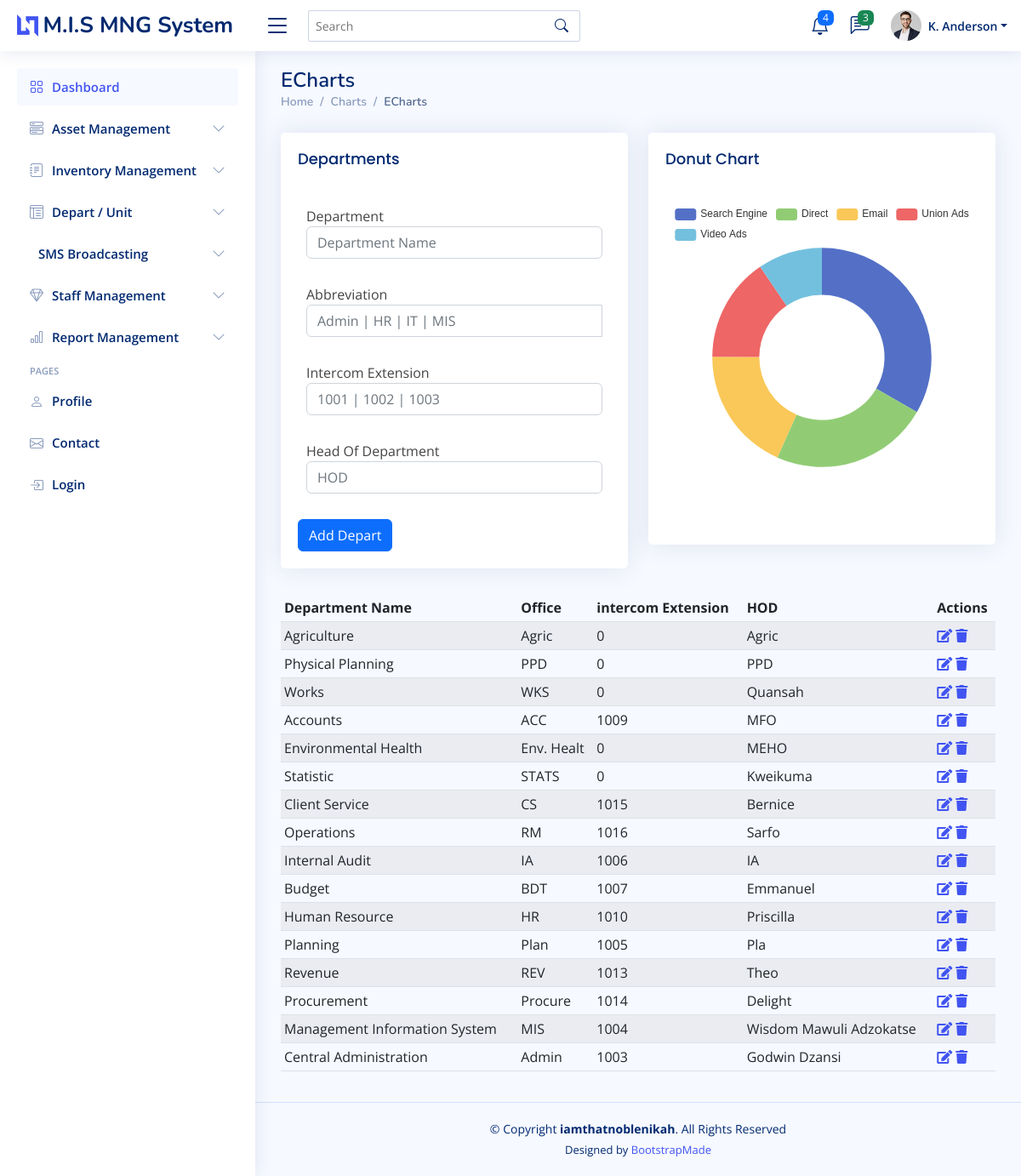
The app's page /index.php/department with its own data.
### tables this page shows
CREATE TABLE `departments` (
  `id` int(11) NOT NULL,
  `department_name` varchar(50) NOT NULL,
  `office` varchar(10) NOT NULL,
  `inter_exten` int(4) NOT NULL,
  `hod` varchar(255) NOT NULL
);

### application/controllers/Department.php (called while the page is built, shortened)
<?php
class Department extends CI_Controller {
	public function index(){
		$page_data['title'] = 'Departments';
		$data['departments'] = $this->department_model->get_all_departments();
		$this->load->view('includes/head');
		$this->load->view('includes/navbar');
		$this->load->view('includes/asidebar', $page_data);
		$this->load->view('department', $data);
		$this->load->view('includes/footer');
	}
}

### index.php (called while the page is built, shortened)
<?php
require_once BASEPATH.'core/CodeIgniter.php';

### application/models/department_model.php (called while the page is built, shortened)
<?php
  class Department_model extends CI_Model{
    public function get_all_departments(){
      $this->db->order_by('id', 'DESC');
      $query = $this->db->get('departments');
      return $query->result_array();
    }
  }

### application/views/department.php (the view, shortened to what this page needs)
<main id="main" class="main">
  <div class="pagetitle">
    <h1>ECharts</h1>
    <nav>
      <ol class="breadcrumb">
        <li class="breadcrumb-item"><a href="index.html">Home</a></li>
        <li class="breadcrumb-item">Charts</li>
        <li class="breadcrumb-item active">ECharts</li>
      </ol>
    </nav>
  </div>
  <section class="section">
    <div class="row">
      <div class="col-md-6">
        <div class="card" style="min-height: 400px;">
          <div class="card-body">
            <h5 class="card-title">Departments</h5>
            <form class="needs-validation" action="<?php echo site_url('department/add_department') ?>" method="POST" novalidate>
              <div class="" style="margin: 30px 10px;">
                <label for="department_name">Department</label>
                <input type="text" class="form-control" id="department_name" placeholder="Department Name" name="department_name" value="" required>
              </div>
              <div class="" style="margin: 30px 10px;">
                <label for="office">Abbreviation</label>
                <div class="input-group">
                  <input type="text" class="form-control" id="office" placeholder="Admin | HR | IT | MIS" name="office" value="" required>
                </div>
              </div>
              <div class="" style="margin: 30px 10px;">
                <label for="inter_exten">Intercom Extension</label>
                <input type="number" class="form-control" id="inter_exten" placeholder="1001 | 1002 | 1003" name="inter_exten" value="" required>
              </div>
              <div class="" style="margin: 30px 10px;">
                <label for="hod">Head Of Department</label>
                <input type="text" class="form-control" id="hod" placeholder="HOD" name="hod" value="" required>
              </div>
              <button type="submit" class="btn btn-primary" align="right">Add Depart</button>
            </form>
        </div>
      </div>
    </div>
      <div class="col-lg-6">
        <div class="card">
          <div class="card-body">
            <h5 class="card-title">Donut Chart</h5>
            <div id="donutChart" style="min-height: 400px;" class="echart"></div>
            <script>
              document.addEventListener("DOMContentLoaded", () => {
                echarts.init(document.querySelector("#donutChart")).setOption({
                  tooltip: {
                    trigger: 'item'
                  },
                  legend: {
                    top: '5%',
                    left: 'center'
                  },
                  series: [{
                    name: 'Access From',
                    type: 'pie',
                    radius: ['40%', '70%'],
                    avoidLabelOverlap: false,
                    label: {
                      show: false,
                      position: 'center'
                    },
                    emphasis: {
                      label: {
                        show: true,
                        fontSize: '18',
                        fontWeight: 'bold'
                      }
                    },
                    labelLine: {
                      show: false
                    },
                    data: [{
                        value: 1048,
                        name: 'Search Engine'
                      },
                      {
                        value: 735,
                        name: 'Direct'
                      },
                      {
                        value: 580,
                        name: 'Email'
                      },
                      {
                        value: 484,
                        name: 'Union Ads'
                      },
                      {
                        value: 300,
                        name: 'Video Ads'
                      }
                    ]
                  }]
                });
              });
            </script>
          </div>
        </div>
      </div>
    <div class="table-responsive">
      <table class="table table-striped table-sm">
        <thead>
          <tr>
            <th scope="col">Department Name</th>
            <th scope="col">Office</th>
            <th scope="col">intercom Extension</th>
            <th scope="col">HOD</th>
            <th scope="col">Actions</th>
          </tr>
        </thead>
        <tbody>
          <?php foreach($departments as $all_departments): ?>
            <tr>
              <td><?php echo $all_departments['department_name']?></td>
              <td><?php echo $all_departments['office'] ?></td>
              <td><?php echo $all_departments['inter_exten'] ?></td>
              <td><?php echo $all_departments['hod'] ?></td>
              <td><a href="<?php echo site_url(); ?>mis/edit/<?php echo $all_departments['id']; ?>" class="btn-warning"><i class="fa fa-edit"></i></a>
                <a href="<?php echo site_url(); ?>mis/delete/<?php echo $all_departments['id']; ?>" onclick="return confirm('Do you want delete this record')" class="btn-danger"><i class="fa fa-trash"></i></a>
              </td>
            </tr>
          <?php endforeach; ?>
        </tbody>
      </table>
    </div>
    </div>
  </section>
</main>

### application/views/includes/head.php (shortened to what this page needs)
<!DOCTYPE html>
<html lang="en">
<head>
  <link href="<?php echo base_url() ?>assets/plugins/bootstrap/css/bootstrap.min.css" rel="stylesheet">
  <link href="<?php echo base_url() ?>assets/plugins/bootstrap-icons/bootstrap-icons.css" rel="stylesheet">
  <link href="<?php echo base_url() ?>assets/plugins/boxicons/css/boxicons.min.css" rel="stylesheet">
  <link href="<?php echo base_url() ?>assets/plugins/quill/quill.snow.css" rel="stylesheet">
  <link href="<?php echo base_url() ?>assets/plugins/quill/quill.bubble.css" rel="stylesheet">
  <link href="<?php echo base_url() ?>assets/plugins/remixicon/remixicon.css" rel="stylesheet">
  <link href="<?php echo base_url() ?>assets/plugins/simple-datatables/style.css" rel="stylesheet">
  <link href="<?php echo base_url() ?>assets/plugins/fontawesome/all.min.css" rel="stylesheet">
  <link href="<?php echo base_url() ?>assets/css/style.css" rel="stylesheet">
</head>

### application/views/includes/navbar.php (shortened to what this page needs)
<body>
  <header id="header" class="header fixed-top d-flex align-items-center">
    <div class="d-flex align-items-center justify-content-between">
      <a href="index.html" class="logo d-flex align-items-center">
        <img src="assets/img/logo.png" alt="">
        <span class="d-none d-lg-block">M.I.S MNG System</span>
      </a>
      <i class="bi bi-list toggle-sidebar-btn"></i>
    </div>
    <div class="search-bar">
      <form class="search-form d-flex align-items-center" method="POST" action="#">
        <input type="text" name="query" placeholder="Search" title="Enter search keyword">
        <button type="submit" title="Search"><i class="bi bi-search"></i></button>
      </form>
    </div>
    <nav class="header-nav ms-auto">
      <ul class="d-flex align-items-center">
        <li class="nav-item dropdown">
          <a class="nav-link nav-icon" href="#" data-bs-toggle="dropdown">
            <i class="bi bi-bell"></i>
            <span class="badge bg-primary badge-number">4</span>
          </a>
        </li>
        <li class="nav-item dropdown">
          <a class="nav-link nav-icon" href="#" data-bs-toggle="dropdown">
            <i class="bi bi-chat-left-text"></i>
            <span class="badge bg-success badge-number">3</span>
          </a>
        </li>
        <li class="nav-item dropdown pe-3">
          <a class="nav-link nav-profile d-flex align-items-center pe-0" href="#" data-bs-toggle="dropdown">
            <img src="assets/img/profile-img.jpg" alt="Profile" class="rounded-circle">
            <span class="d-none d-md-block dropdown-toggle ps-2">K. Anderson</span>
          </a>
        </li>
      </ul>
    </nav>
  </header>

### application/views/includes/asidebar.php (shortened to what this page needs)
<aside id="sidebar" class="sidebar">
  <ul class="sidebar-nav" id="sidebar-nav">
    <li class="nav-item">
      <a class="nav-link " href="<?php echo base_url() ?>dashboard.php">
        <i class="bi bi-grid"></i>
        <span>Dashboard</span>
      </a>
    </li>
    <li class="nav-item">
      <a class="nav-link collapsed" data-bs-target="#components-nav" data-bs-toggle="collapse" href="#">
        <i class="bi bi-menu-button-wide"></i><span>Asset Management</span><i class="bi bi-chevron-down ms-auto"></i>
      </a>
    </li>
    <li class="nav-item">
      <a class="nav-link collapsed" data-bs-target="#forms-nav" data-bs-toggle="collapse" href="#">
        <i class="bi bi-journal-text"></i><span>Inventory Management</span><i class="bi bi-chevron-down ms-auto"></i>
      </a>
    </li>
    <li class="nav-item">
      <a class="nav-link collapsed" data-bs-target="#tables-nav" data-bs-toggle="collapse" href="#">
        <i class="bi bi-layout-text-window-reverse"></i><span>Depart / Unit </span><i class="bi bi-chevron-down ms-auto"></i>
      </a>
    </li>
    <li class="nav-item">
      <a class="nav-link collapsed" data-bs-target="#sms-nav" data-bs-toggle="collapse" href="#">
        <i class="bi bi-sms-text-window-reverse"></i><span>SMS Broadcasting </span><i class="bi bi-chevron-down ms-auto"></i>
      </a>
    </li>
    <li class="nav-item">
      <a class="nav-link collapsed" data-bs-target="#icons-nav" data-bs-toggle="collapse" href="#">
        <i class="bi bi-gem"></i><span>Staff Management</span><i class="bi bi-chevron-down ms-auto"></i>
      </a>
    </li>
    <li class="nav-item">
      <a class="nav-link collapsed" data-bs-target="#charts-nav" data-bs-toggle="collapse" href="#">
        <i class="bi bi-bar-chart"></i><span>Report Management</span><i class="bi bi-chevron-down ms-auto"></i>
      </a>
    </li>
    <li class="nav-heading">Pages</li>
    <li class="nav-item">
      <a class="nav-link collapsed" href="users-profile.html">
        <i class="bi bi-person"></i>
        <span>Profile</span>
      </a>
    </li>
    <li class="nav-item">
      <a class="nav-link collapsed" href="pages-contact.html">
        <i class="bi bi-envelope"></i>
        <span>Contact</span>
      </a>
    </li>
    <li class="nav-item">
      <a class="nav-link collapsed" href="pages-login.html">
        <i class="bi bi-box-arrow-in-right"></i>
        <span>Login</span>
      </a>
    </li>
  </ul>
</aside>

### application/views/includes/footer.php (shortened to what this page needs)
  <footer id="footer" class="footer">
    <div class="copyright">
      &copy; Copyright <strong><span>iamthatnoblenikah</span></strong>. All Rights Reserved
    </div>
    <div class="credits">
      Designed by <a href="https://bootstrapmade.com/">BootstrapMade</a>
    </div>
  </footer>
</body>
</html>

### assets/css/style.css (style rules this page uses)
:root { scroll-behavior: smooth; }
body { font-family: "Open Sans", sans-serif; background: #f6f9ff; color: #444444; }
a { color: #4154f1; text-decoration: none; }
h1, h2, h3, h4, h5, h6 { font-family: "Nunito", sans-serif; }
#main { margin-top: 60px; padding: 20px 30px; transition: all 0.3s; }
.pagetitle { margin-bottom: 10px; }
.pagetitle h1 { font-size: 24px; margin-bottom: 0; font-weight: 600; color: #012970; }
.card { margin-bottom: 30px; border: none; border-radius: 5px; box-shadow: 0px 0 30px rgba(1, 41, 112, 0.1); }
.card-title { padding: 20px 0 15px 0; font-size: 18px; font-weight: 500; color: #012970; font-family: "Poppins", sans-serif; }
.card-body { padding: 0 20px 20px 20px; }
.breadcrumb { font-size: 14px; font-family: "Nunito", sans-serif; color: #899bbd; font-weight: 600; }
.breadcrumb a { color: #899bbd; transition: 0.3s; }
.breadcrumb .breadcrumb-item::before { color: #899bbd; }
.breadcrumb .active { color: #51678f; font-weight: 600; }
.logo { line-height: 1; }
@media (min-width: 1200px) { .logo { width: 280px; } }
.logo img { max-height: 26px; margin-right: 6px; }
.logo span { font-size: 26px; font-weight: 700; color: #012970; font-family: "Nunito", sans-serif; }
.header { transition: all 0.5s; z-index: 997; height: 60px; box-shadow: 0px 2px 20px rgba(1, 41, 112, 0.1); background-color: #fff; padding-left: 20px; }
.header .toggle-sidebar-btn { font-size: 32px; padding-left: 10px; cursor: pointer; color: #012970; }
.header .search-bar { min-width: 360px; padding: 0 20px; }
.header .search-form { width: 100%; }
.header .search-form input { border: 0; font-size: 14px; color: #012970; border: 1px solid rgba(1, 41, 112, 0.2); padding: 7px 38px 7px 8px; border-radius: 3px; transition: 0.3s; width: 100%; }
.header .search-form button { border: 0; padding: 0; margin-left: -30px; background: none; }
.header .search-form button i { color: #012970; }
.header-nav ul { list-style: none; }
.header-nav>ul { margin: 0; padding: 0; }
.header-nav .nav-icon { font-size: 22px; color: #012970; margin-right: 25px; position: relative; }
.header-nav .nav-profile { color: #012970; }
.header-nav .nav-profile img { max-height: 36px; }
.header-nav .nav-profile span { font-size: 14px; font-weight: 600; }
.header-nav .badge-number { position: absolute; inset: -2px -5px auto auto; font-weight: normal; font-size: 12px; padding: 3px 6px; }
.sidebar { position: fixed; top: 60px; left: 0; bottom: 0; width: 300px; z-index: 996; transition: all 0.3s; padding: 20px; overflow-y: auto; scrollbar-width: thin; scrollbar-color: #aab7cf transparent; box-shadow: 0px 0px 20px rgba(1, 41, 112, 0.1); background-color: #fff; }
@media (min-width: 1200px) { #main, #footer { margin-left: 300px; } }
.sidebar-nav { padding: 0; margin: 0; list-style: none; }
.sidebar-nav li { padding: 0; margin: 0; list-style: none; }
.sidebar-nav .nav-item { margin-bottom: 5px; }
.sidebar-nav .nav-heading { font-size: 11px; text-transform: uppercase; color: #899bbd; font-weight: 600; margin: 10px 0 5px 15px; }
.sidebar-nav .nav-link { display: flex; align-items: center; font-size: 15px; font-weight: 600; color: #4154f1; transition: 0.3; background: #f6f9ff; padding: 10px 15px; border-radius: 4px; }
.sidebar-nav .nav-link i { font-size: 16px; margin-right: 10px; color: #4154f1; }
.sidebar-nav .nav-link.collapsed { color: #012970; background: #fff; }
.sidebar-nav .nav-link.collapsed i { color: #899bbd; }
.sidebar-nav .nav-link .bi-chevron-down { margin-right: 0; transition: transform 0.2s ease-in-out; }
.footer { padding: 20px 0; font-size: 14px; transition: all 0.3s; border-top: 1px solid #cddfff; }
.footer .copyright { text-align: center; color: #012970; }
.footer .credits { padding-top: 5px; text-align: center; font-size: 13px; color: #012970; }

### records on screen
departments: department_name "Agriculture", office "Agric", inter_exten "0", hod "Agric"
departments: department_name "Physical Planning", office "PPD", inter_exten "0", hod "PPD"
departments: department_name "Works", office "WKS", inter_exten "0", hod "Quansah"
departments: department_name "Accounts", office "ACC", inter_exten "1009", hod "MFO"
departments: department_name "Environmental Health", office "Env. Healt", inter_exten "0", hod "MEHO"
departments: department_name "Statistic", office "STATS", inter_exten "0", hod "Kweikuma"
departments: department_name "Client Service", office "CS", inter_exten "1015", hod "Bernice"
departments: department_name "Operations", office "RM", inter_exten "1016", hod "Sarfo"
departments: department_name "Internal Audit", office "IA", inter_exten "1006", hod "IA"
departments: department_name "Budget", office "BDT", inter_exten "1007", hod "Emmanuel"
departments: department_name "Human Resource", office "HR", inter_exten "1010", hod "Priscilla"
departments: department_name "Planning", office "Plan", inter_exten "1005", hod "Pla"
departments: department_name "Revenue", office "REV", inter_exten "1013", hod "Theo"
departments: department_name "Procurement", office "Procure", inter_exten "1014", hod "Delight"
departments: department_name "Management Information System", office "MIS", inter_exten "1004", hod "Wisdom Mawuli Adzokatse"
departments: department_name "Central Administration", office "Admin", inter_exten "1003", hod "Godwin Dzansi"
